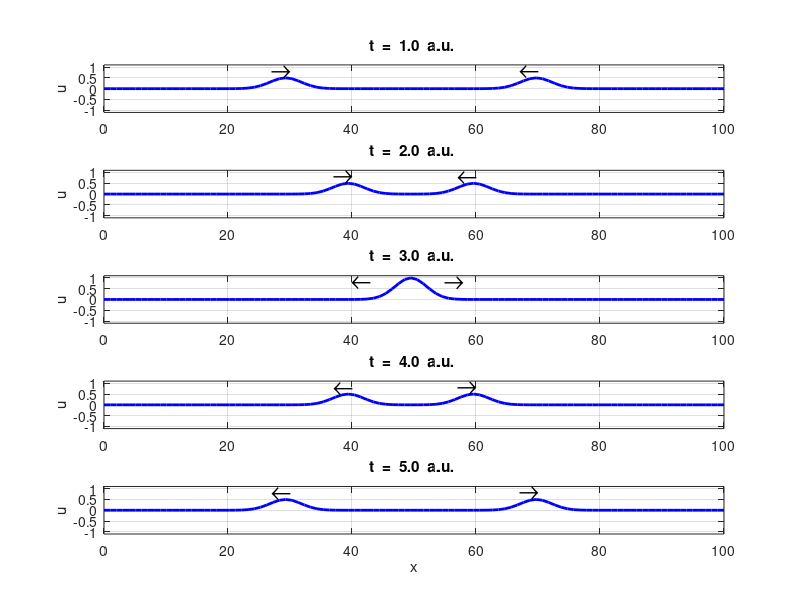
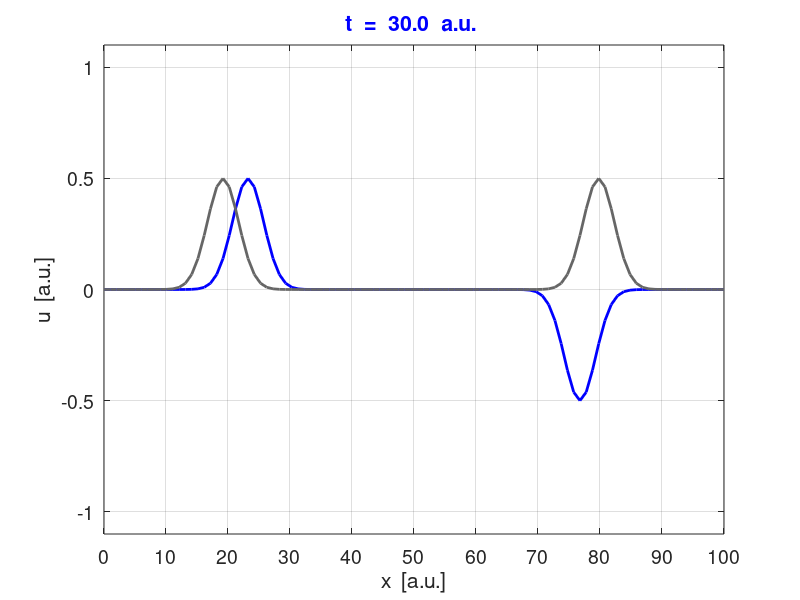
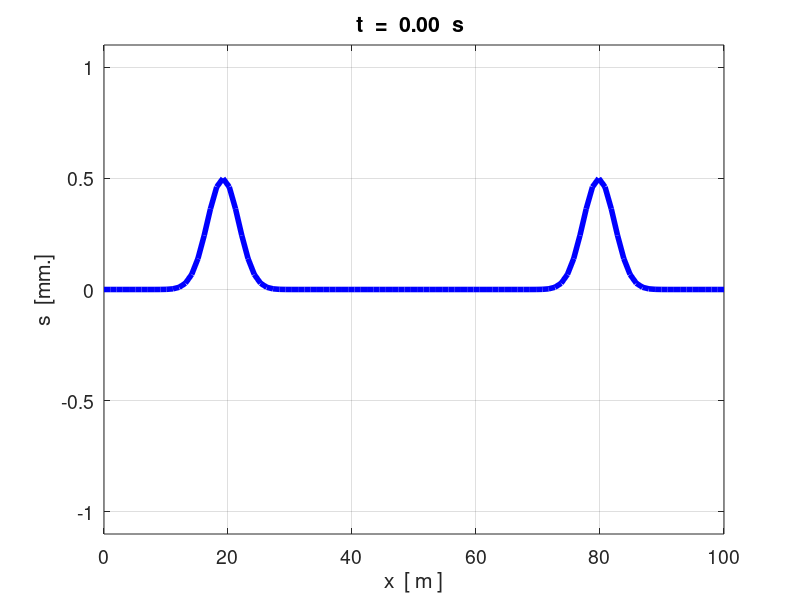

MATLAB code for these plots, in order: (Note: this script raises an error after producing the figures.)
% em_swe_01.m

% 14 nov 15
% Solving the scalar wave equation using the FDTD method
% Ian Cooper
% School of Physics, University of Sydney
% documentation: www.physics.usyd.edu.au/teach_res/mp/mphome.htm
% mscripts: www.physics.usyd.edu.au/teach_res/mp/mscripts

close all
clear all
clc
tic

% ========================================================================
% INPUTS
% ========================================================================

% Number of spatial grid points
  Nx = 100;
% Number of time steps
  Nt = 300;
% length of simulation region
   L = 100;
% wave or propagation speed
   v = 10;
% Courant number
   S = 1;
% Pulse type   Gaussian flag = 1  /  Rectangular flag = 2    
   flag = 1;
% Gaussian pulse
   A = 0.5;         % pulse amplitude
   s = 2.5;        % pulse width
   np = 1000;       % pulse starting point given by index np
   
% Setup for saving images (im)
     % flag: 0 animated gif NOT saved or 1 saved
         f_gif = 1;  
     % file name for animated gif   
         ag_name = 'ag_pulse_001.gif'; 
     % the delay in seconds before displaying the next image  
         delay = 0.0; 
         
%  Set Boundary Conditions in main FTTD time loop                

% ========================================================================
% SETUP
% ========================================================================

% Initialise wavefunction and set boundary conditions (comments / uncommnet)  
   u = zeros(Nx,Nt); 

% Spatial grid spacing / time step / spatial grid
   hx = L / Nx;
   ht = S * hx / v;
   S2 = S^2;
   x = linspace(0, L , Nx);
   t = linspace(0,ht*Nt,Nt);

if flag == 1     % Gaussian pulse: 1st time step / 2nd time step
   
   for nx = 2 : Nx-1   % time step nt = 1
      % u(nx,1) = A .* exp(-0.5 .* ((x(nx)- x(np))./(s*hx)).^2);
       u(nx,1) = A .* exp(-0.5 .* ((nx-20)./s).^2) ...
                + A .* exp(-0.5 .* ((nx-80)./s).^2);
   end
   
   for nx = 2 : Nx - 1   % time step 2
   %  u(nx,2) = A .* exp(-0.5 .* ((x(nx)-x(np) - v*ht)./(s*hx)).^2);
      u(nx,2) = A .* exp(-0.5 .* ((nx-21)./s).^2) ...
               + A .* exp(-0.5 .* ((nx-79)./s).^2);
     %u(nx,2) = u(nx,1) - 0.5*S2*(u(nx+1,1) - 2*u(nx,1) + u(nx-1,1));
     %u(nx,2) =2*u(nx,1)-u(nx,1) + S2*(u(nx+1,1) - 2*u(nx,1)+u(nx-1,1)) ;  
   end
end

if flag == 2
% Rectangular pulse
   u(10:30,1) = 0.5;
   u(11:31,2) = 0.5;
end

% ========================================================================
% Solving the scalar wave equation FDTD   
% ========================================================================

for nt = 2 : Nt-1
    for nx = 2 : Nx-1
        u(nx,nt+1) = 2*u(nx,nt)- u(nx,nt-1)+ S2*(u(nx+1,nt) - 2*u(nx,nt) + u(nx-1,nt));     
    end
    
    % Set Boundary Conditions    comment / uncomment
      u(1, nt+1)  = 0;               % Fixed end
     % u(Nx, nt+1) = 0;               % Fixed end
      u(Nx,nt+1) = u(Nx-1,nt+1);      % Free end
    % u(1,nt+1) = u(2,nt+1);          % Free end
    %  u(Nx,nt+1) = u(Nx-1,nt);      % ABC
    %  u(1,nt+1)  = u(2,nt);         % ABC
end

% ========================================================================
% GRAPHICS
% ========================================================================
 
   figure(1)
      set(gcf,'units','normalized','position',[0.5,0.1,0.4,0.7]); 
      grid on
      col = 'b'; LW = 2; fs = 14;
      tm1 = 't  =  ';
      tm3 = '  a.u. ';
      t1  = [11 21 31 41 51];     % enter display time indices 
      t2 =  t(t1);                % display times
      subplot(5,1,1)
         xP = x; yP = u(:,t1(1))';
         plot(xP, yP,col,'linewidth',LW);
         axis([0 L -1.1 1.1])
         tm2 = num2str(t2(1),'%2.1f\n');
         tm = [tm1 tm2 tm3];
         title(tm);
         grid on; box on;
        % set(gca,'fontsize',fs);
        ylabel('u');
        text(27,0.8,'\rightarrow','fontsize',18);
        text(67,0.8,'\leftarrow','fontsize',18);
      subplot(5,1,2)
         xP = x; yP = u(:,t1(2));
         plot(xP, yP,col,'linewidth',LW);
         axis([0 L -1.1 1.1])
         tm2 = num2str(t2(2),'%2.1f\n');
         tm = [tm1 tm2 tm3];
         title(tm);
         grid on; box on
         ylabel('u');
         text(37,0.8,'\rightarrow','fontsize',18);
        text(57,0.8,'\leftarrow','fontsize',18);
     subplot(5,1,3)
         xP = x; yP = u(:,t1(3));
         plot(xP, yP,col,'linewidth',LW);
         axis([0 L -1.1 1.1]);
         tm2 = num2str(t2(3),'%2.1f\n');
         tm = [tm1 tm2 tm3];
         title(tm);
         grid on; box on;
         ylabel('u');
         text(55,0.8,'\rightarrow','fontsize',18);
        text(40,0.8,'\leftarrow','fontsize',18);
     subplot(5,1,4)
         xP = x; yP = u(:,t1(4));
         plot(xP, yP,col,'linewidth',LW);
         axis([0 L -1.1 1.1]);
         tm2 = num2str(t2(4),'%2.1f\n');
         tm = [tm1 tm2 tm3];
         title(tm);
         grid on; box on;
         ylabel('u');
         text(57,0.8,'\rightarrow','fontsize',18);
         text(37,0.8,'\leftarrow','fontsize',18);
     subplot(5,1,5)
         xP = x; yP = u(:,t1(5));
         plot(xP, yP,col,'linewidth',LW);
         axis([0 L -1.1 1.1]);
         tm2 = num2str(t2(5),'%2.1f\n');
         tm = [tm1 tm2 tm3];
         title(tm);    
         grid on; box on;
         ylabel('u');
         xlabel('x');
         text(67,0.8,'\rightarrow','fontsize',18);
         text(27,0.8,'\leftarrow','fontsize',18);
         
   figure(2) % -----------------------------------------------------------
      set(gcf,'units','normalized','position',[0.05, 0.5, 0.4, 0.3]); 
      grid on
      col = 'b'; LW = 2; fs = 14;
      tm1 = 't  =  ';
      tm3 = '  a.u. ';
      
      xP = x; yP = u(:,end);
      plot(xP, yP,'color',col,'linewidth',LW);
      hold on
      col = [0.4 0.4 0.4]; LW = 2; 
      xP = x; yP = u(:,1);
      plot(xP, yP,'color',col,'linewidth',LW);
      
      axis([0 L -1.1 1.1])
      tm2 = num2str(t(end),'%2.1f\n');
      tm = [tm1 tm2 tm3];
      title(tm,'color','b');
      xlabel('x  [a.u.]'); ylabel('u  [a.u.]');
      set(gca,'fontsize',fs);
      set(gca,'Xtick',0:10:100);
      box on; grid on
      
 % ========================================================================        
 %   ANIMATION: SAVE FILE AS animated gig
 % ========================================================================
 
 figure(3)
    set(gcf,'units','normalized','position',[0.05,0.1,0.35,0.25]);
    set(gcf,'color','w');
    grid on
    col = 'b'; LW = 2; fs = 14;
    c = 1;
    tm1 = 't  =  ';
    tm3 = '  s ';
  
    xP = x; yP = u(:,1); col = [0 0 1]; LW = 1;
    plot(xP, yP,'color',col,'linewidth',LW);
    axis([0 L -1.1 1.1]);
    set(gca,'Xtick',0:10:100);
    LW = 4; col = [0 0 1];
    
for nt = 1: Nt
      xP = x; yP = u(:,nt);
      plot(xP,yP,'color',col,'linewidth',LW);
      axis([0 L -1.1 1.1])
      grid on
      set(gca,'fontsize',fs);
      xlabel('x  [ m ]'); ylabel('s  [mm.]');
      tm2 = num2str(t(nt),'%2.2f\n');
      tm = [tm1 tm2 tm3];
      title(tm);
      pause(0.001);
      %pause
      drawnow;
    
   if f_gif > 0 
      frame = getframe(3);
      im = frame2im(frame);
      [imind,cm] = rgb2ind(im,256);
      % On the first loop, create the file. In subsequent loops, append.
      if nt==1
         imwrite(imind,cm,ag_name,'gif','DelayTime',delay,'loopcount',inf);
      else
        imwrite(imind,cm,ag_name,'gif','DelayTime',delay,'writemode','append');
      end
   end   

end
   
     

% ========================================================================

toc
